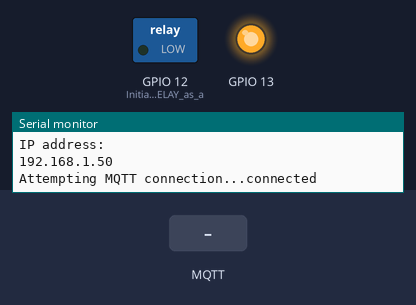
Bench run of a sketch on a simulated ESP8266 (NodeMCU). Parts: switched loads named in the sketch (green lamp = pin HIGH), output pins drawn as LEDs (lit = HIGH), the last lines printed to the serial monitor. The test bench sets the inputs (shaded band). WiFi joins after 1.5 s; servers stay silent unless stated; no MQTT or app messages arrive unless stated.

Above: at 3.2 s.
3.3 s: MQTT message "1" arrives on the first subscribed topic
At 3.9 s:
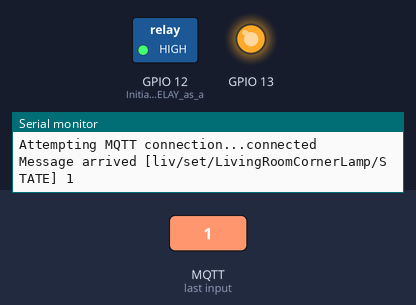
4.8 s: MQTT message "0" arrives on the first subscribed topic
At 6.2 s:
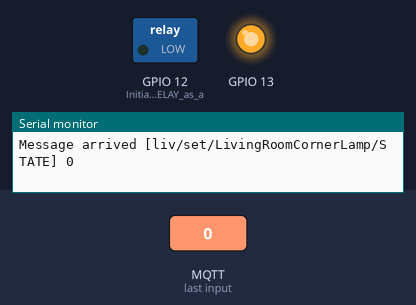
Timing chart, 0 to 7.8 s (numbered marks = the images above; inputs shaded):
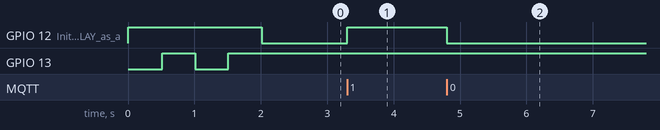

Measured:
- after the input at 3.3 s, GPIO 12 (Initialize_the_RELAY_as_a): LOW → HIGH at once
- after the input at 4.8 s, GPIO 12 (Initialize_the_RELAY_as_a): HIGH → LOW at once

The sketch:

main.ino
```cpp
/*
 Basic ESP8266 MQTT example

 This sketch demonstrates the capabilities of the pubsub library in combination
 with the ESP8266 board/library.

 It connects to an MQTT server then:
  - publishes "hello world" to the topic "outTopic" every two seconds
  - subscribes to the topic "inTopic", printing out any messages
    it receives. NB - it assumes the received payloads are strings not binary
  - If the first character of the topic "inTopic" is an 1, switch ON the ESP Led,
    else switch it off

 It will reconnect to the server if the connection is lost using a blocking
 reconnect function. See the 'mqtt_reconnect_nonblocking' example for how to
 achieve the same result without blocking the main loop.

 To install the ESP8266 board, (using Arduino 1.6.4+):
  - Add the following 3rd party board manager under "File -> Preferences -> Additional Boards Manager URLs":
       http://arduino.esp8266.com/stable/package_esp8266com_index.json
  - Open the "Tools -> Board -> Board Manager" and click install for the ESP8266"
  - Select your ESP8266 in "Tools -> Board"

*/

#include <ESP8266WiFi.h>
#include <PubSubClient.h>

// Update these with values suitable for your network.

const char* ssid = "";
const char* password = "";
const char* mqtt_server = "192.168.1.225";

WiFiClient espClient;
PubSubClient client(espClient);
long lastMsg = 0;
char msg[50];
int value = 0;

void setup_wifi() {
  delay(10);
  // We start by connecting to a WiFi network
  Serial.println();
  Serial.print("Connecting to ");
  Serial.println(ssid);

  WiFi.begin(ssid, password);

  while (WiFi.status() != WL_CONNECTED) {
    digitalWrite(13, LOW);
    delay(500);
    Serial.print(".");
    digitalWrite(13, HIGH);
    delay(500);

  }

  randomSeed(micros());

  Serial.println("");
  Serial.println("WiFi connected");
  Serial.println("IP address: ");
  Serial.println(WiFi.localIP());
}

void callback(char* topic, byte* payload, unsigned int length) {
  Serial.print("Message arrived [");
  Serial.print(topic);
  Serial.print("] ");
  for (int i = 0; i < length; i++) {
    Serial.print((char)payload[i]);
  }
  Serial.println();

  // Switch on the LED if an 1 was received as first character
  if(strcmp(topic,"liv/set/LivingRoomCornerLamp/STATE")==0){
      if ((char)payload[0] == '1') {
        digitalWrite(12, HIGH);   // Turn the LED on (Note that LOW is the voltage level
        client.publish("liv/status/LivingRoomCornerLamp/STATE", "1");
        // but actually the LED is on; this is because
        // it is active low on the ESP-01)
      } else {
        digitalWrite(12, LOW);  // Turn the LED off by making the voltage HIGH
        client.publish("liv/status/LivingRoomCornerLamp/STATE", "0");
      }
  }

  if(strcmp(topic,"liv/identify/LivingRoomCornerLamp")==0){
      if ((char)payload[0] == '1') {
        for(int i=0;i++;i>=5){
          digitalWrite(13, LOW);
          delay(500);
          digitalWrite(13, HIGH);
          delay(500);
        }

        digitalWrite(13, HIGH);

      }
  }


}

void reconnect() {
  // Loop until we're reconnected
  while (!client.connected()) {
    Serial.print("Attempting MQTT connection...");
    // Create client ID
    String clientId = "Living Room Corner Lamp";

    // Attempt to connect
    if (client.connect(clientId.c_str())) {
      Serial.println("connected");
      // Once connected, publish an announcement...
      client.publish("liv/status/LivingRoomCornerLamp/STATE", "0");
      // ... and resubscribe
      client.subscribe("liv/set/LivingRoomCornerLamp/STATE");
      client.subscribe("liv/identify/LivingRoomCornerLamp");

    } else {
      Serial.print("failed, rc=");
      Serial.print(client.state());
      Serial.println(" try again in 5 seconds");
      // Wait 5 seconds before retrying
      delay(5000);
    }
  }
}

void setup() {
  pinMode(12, OUTPUT);     // Initialize the RELAY as an output
  pinMode(13, OUTPUT);     // Initialize the BUILTIN_LED as an output
  digitalWrite(13, LOW);
  digitalWrite(12, HIGH);

  Serial.begin(115200);
  setup_wifi();
  client.setServer(mqtt_server, 1883);
  client.setCallback(callback);
  digitalWrite(13, HIGH);
  digitalWrite(12, LOW);

}

void loop() {

  if (!client.connected()) {
    reconnect();
  }
  client.loop();

}
```
